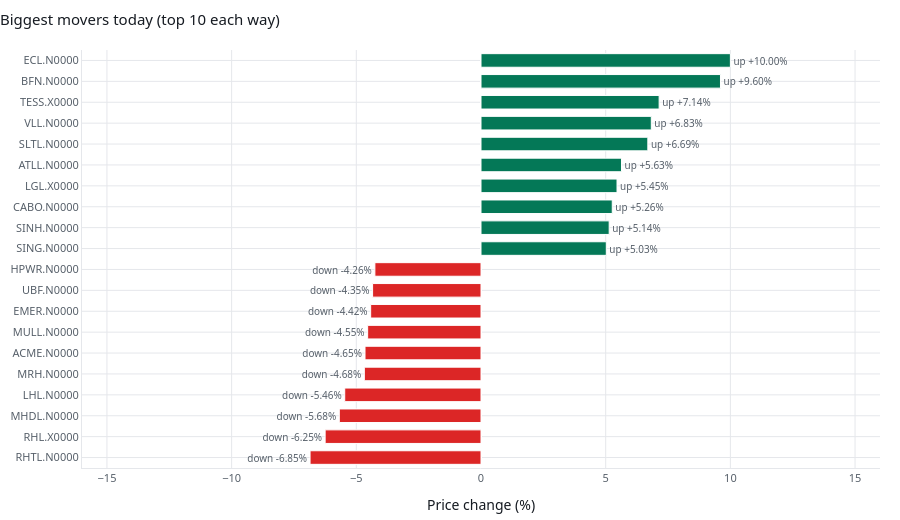

Write notebook code for a chart like this one.
### Code cell
from src.analysis import chart_movers

chart_movers(tidy, dark=False)

### Figure 1 — Plotly figure (JSON) as saved in the notebook; plotly's stock layout.template omitted (floating-point values rounded to 4 significant figures)
{"data": [{"cliponaxis": false, "hovertemplate": "%{y}<br>Change: %{x:+.2f}%<extra></extra>", "marker": {"color": ["#dc2626", "#dc2626", "#dc2626", "#dc2626", "#dc2626", "#dc2626", "#dc2626", "#dc2626", "#dc2626", "#dc2626", "#047857", "#047857", "#047857", "#047857", "#047857", "#047857", "#047857", "#047857", "#047857", "#047857"], "line": {"color": "#ffffff", "width": 1}}, "orientation": "h", "text": ["down -6.85%", "down -6.25%", "down -5.68%", "down -5.46%", "down -4.68%", "down -4.65%", "down -4.55%", "down -4.42%", "down -4.35%", "down -4.26%", "up +5.03%", "up +5.14%", "up +5.26%", "up +5.45%", "up +5.63%", "up +6.69%", "up +6.83%", "up +7.14%", "up +9.60%", "up +10.00%"], "textfont": {"color": "#57606a", "size": 11}, "textposition": "outside", "type": "bar", "x": [-6.855, -6.25, -5.682, -5.464, -4.678, -4.651, -4.545, -4.425, -4.348, -4.255, 5.025, 5.14, 5.263, 5.455, 5.634, 6.69, 6.829, 7.143, 9.603, 10.0], "y": ["RHTL.N0000", "RHL.X0000", "MHDL.N0000", "LHL.N0000", "MRH.N0000", "ACME.N0000", "MULL.N0000", "EMER.N0000", "UBF.N0000", "HPWR.N0000", "SING.N0000", "SINH.N0000", "CABO.N0000", "LGL.X0000", "ATLL.N0000", "SLTL.N0000", "VLL.N0000", "TESS.X0000", "BFN.N0000", "ECL.N0000"]}], "layout": {"bargap": 0.35, "font": {"color": "#161b22", "family": "system-ui, Segoe UI, sans-serif", "size": 12}, "height": 520, "hoverlabel": {"bgcolor": "#ffffff", "bordercolor": "#57606a"}, "margin": {"b": 40, "l": 10, "r": 20, "t": 50}, "paper_bgcolor": "rgba(0,0,0,0)", "plot_bgcolor": "rgba(0,0,0,0)", "showlegend": false, "title": {"font": {"size": 15}, "text": "Biggest movers today (top 10 each way)", "x": 0, "xanchor": "left"}, "xaxis": {"gridcolor": "#e5e7eb", "linecolor": "#e5e7eb", "range": [-16.0, 16.0], "tickfont": {"color": "#57606a", "size": 11}, "title": {"text": "Price change (%)"}, "zeroline": true}, "yaxis": {"gridcolor": "#e5e7eb", "linecolor": "#e5e7eb", "tickfont": {"color": "#57606a", "size": 11}}}}
